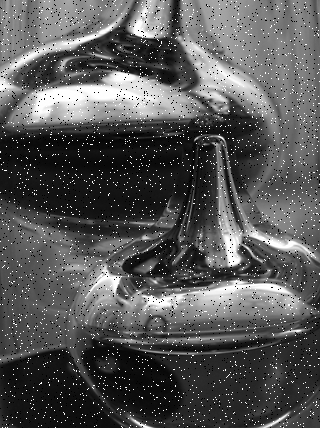
#> input picture HW2/test_img/noise_image.png, 320 x 428 px
$ python hw2.py
#> lines starting #> are read from the running program, lines starting #| are printed output that depends on the picture
#> further down, img is the input picture: shape (428, 320, 3); min 0, max 255, mean 86.8
import cv2
import numpy as np
import matplotlib.pyplot as plt

def gray(img):
# 獲取圖像尺寸
    height, width, channels = img.shape
#> height = 428; width = 320; channels = 3

    # 創建一個新的NumPy數組來保存灰度圖像
    gray_img = np.zeros((height, width), dtype=np.uint8)

    # 轉換為灰度圖像
    for i in range(height):
        for j in range(width):
            # 獲取像素值
            b, g, r = img[i, j]
            # 計算灰度值
            gray_value = 0.299 * r + 0.587 * g + 0.114 * b
            # 將灰度值保存到新的NumPy數組中
            gray_img[i,j] =int(gray_value)

    return gray_img


def mean_filter(image, kernel_size):
    # 計算卷積核的半徑
#> called with kernel_size = 3
    radius = kernel_size // 2

    # 計算需要填充的邊界數量
    padding_size = radius

    # 創建一個新的NumPy數組來保存濾波後的圖像
    filtered_image = np.zeros_like(image)

    # 在圖像周圍添加填充
    padded_image = np.pad(image, padding_size, mode='constant')
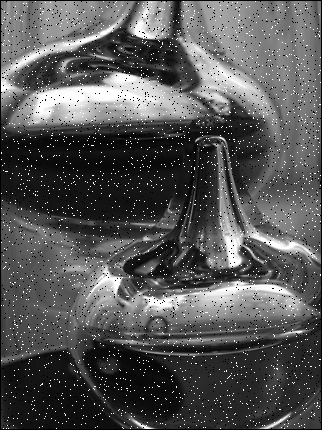
#> padded_image: shape (430, 322); min 0, max 255, mean 85.7

    # 遍歷圖像像素
    for y in range(radius, padded_image.shape[0]-radius):
        for x in range(radius, padded_image.shape[1]-radius):
            # 計算區域內像素的平均值
            kernel_sum = 0
            for i in range(-radius, radius+1):
                for j in range(-radius, radius+1):
                    kernel_sum += padded_image[y+i, x+j]
            mean_value = kernel_sum // (kernel_size ** 2)

            # 將平均值設置為濾波後像素的值
            filtered_image[y-radius, x-radius] = mean_value
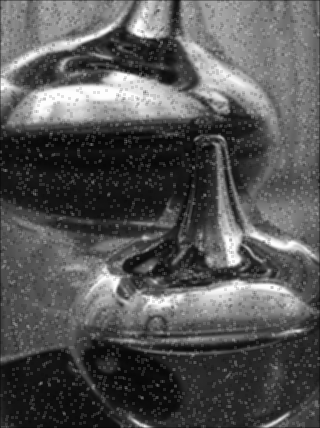
#> filtered_image: shape (428, 320); min 5, max 254, mean 85.9

    # 返回濾波後的圖像
    return filtered_image

def median_filter(image, kernel_size):
    # 計算卷積核的半徑
#> called with kernel_size = 3
    radius = kernel_size // 2

    # 創建一個新的NumPy數組來保存濾波後的圖像
    filtered_image = np.zeros_like(image)

    # 遍歷圖像像素
    for y in range(radius, image.shape[0]-radius):
        for x in range(radius, image.shape[1]-radius):
            # 獲取區域內像素的列表
            pixel_list = []
            for i in range(-radius, radius+1):
                for j in range(-radius, radius+1):
                    pixel_list.append(image[y+i, x+j])

            # 排序像素列表
            pixel_list = quick_sort(pixel_list)

            # 將中間的像素值設置為濾波後像素的值
            median_value = pixel_list[(kernel_size**2) // 2]
            filtered_image[y, x] = median_value
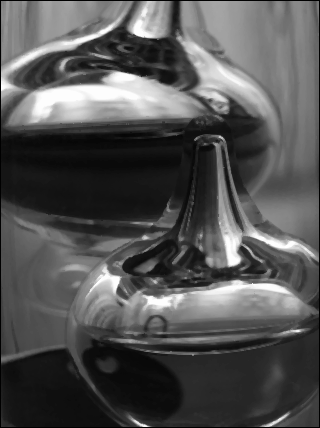
#> filtered_image: shape (428, 320); min 0, max 255, mean 83.5

    # 返回濾波後的圖像
    return filtered_image

def Histogram(img):
    hist = np.zeros((256,))
    for i in range(img.shape[0]):
        for j in range(img.shape[1]):
            hist[img[i,j]] += 1
    plt.bar(np.arange(256), hist, width=1)
    plt.title("Histogram - image")
    plt.savefig('noise_image_his.png')
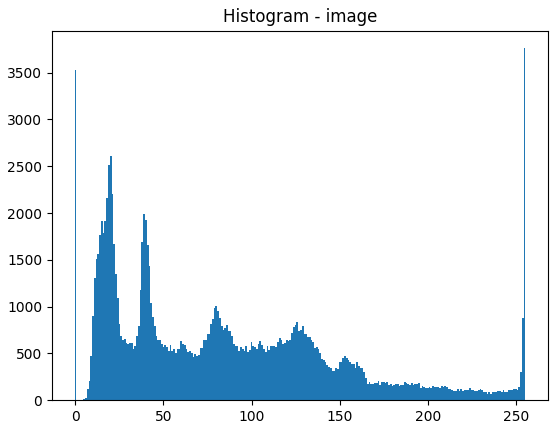
#> figure drawn by matplotlib, 1 panel; tallest bar 3761 high, from x = 254.5 to 255.5
    plt.show()


def Histogram1(img):
    hist = np.zeros((256,))
    for i in range(img.shape[0]):
        for j in range(img.shape[1]):
            hist[img[i,j]] += 1
    plt.bar(np.arange(256), hist, width=1)
    plt.title("Histogram - image")
    plt.savefig('output1_his.png')
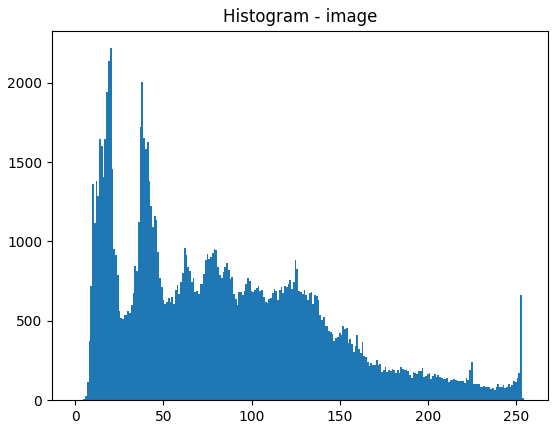
#> figure drawn by matplotlib, 1 panel; tallest bar 2217 high, from x = 19.5 to 20.5
    plt.show()

def Histogram2(img):
    hist = np.zeros((256,))
    for i in range(img.shape[0]):
        for j in range(img.shape[1]):
            hist[img[i,j]] += 1
    plt.bar(np.arange(256), hist, width=1)
    plt.title("Histogram - image")
    plt.savefig('output2_his.png')
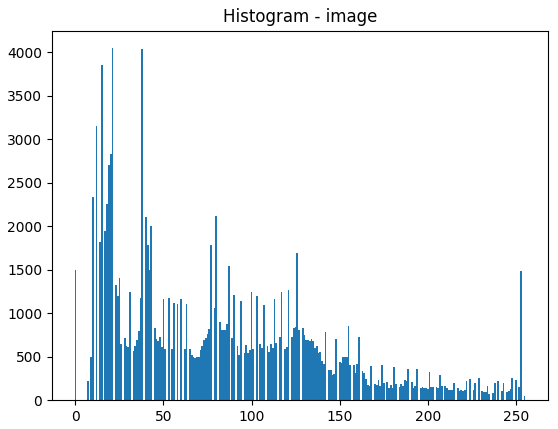
#> figure drawn by matplotlib, 1 panel; tallest bar 4044 high, from x = 20.5 to 21.5
    plt.show()


def quick_sort(arr):
    if len(arr) <= 1:
        return arr
    pivot = arr[len(arr) // 2]
    left = [x for x in arr if x < pivot]
    middle = [x for x in arr if x == pivot]
    right = [x for x in arr if x > pivot]
    return quick_sort(left) + middle + quick_sort(right)


if __name__ == '__main__':
    img = cv2.imread("test_img/noise_image.png")
    imgGray = gray(img)
   # cv2.imshow("output1",imgGray)
    img1=  mean_filter(imgGray,3)
    img2 = median_filter(imgGray,3)
    cv2.imshow("output1",img1)
    cv2.imshow("output2",img2)
    cv2.imwrite("output1.png",img1)
    cv2.imwrite("output2.png",img2)
    Histogram(img)
    Histogram1(img1)
    Histogram2(img2)
    cv2.waitKey(0)
